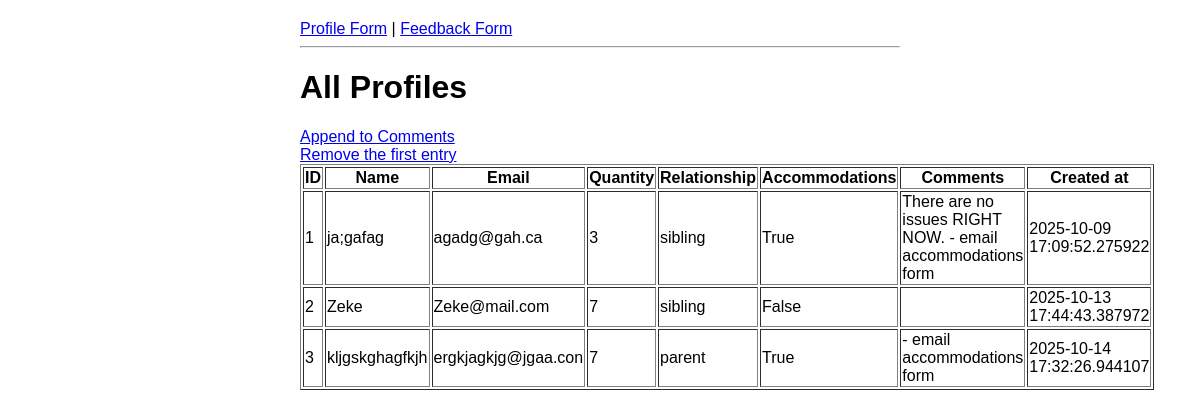
Before: /admin/profiles with the older database file.
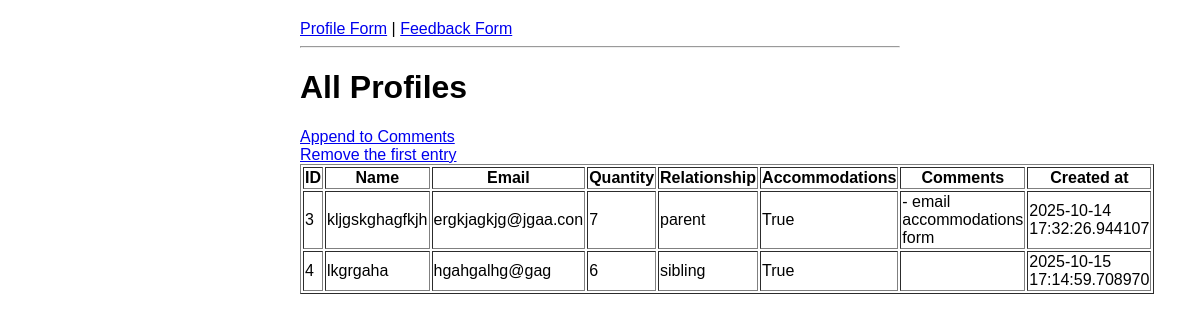
After: the same page with the newer database file.
### app.py (models this page shows)
class Profile(db.Model):
    id = db.Column(db.Integer, primary_key=True)
    name = db.Column(db.String(100), nullable=False)
    email = db.Column(db.String(100), nullable=False)
    quan = db.Column(db.Integer, nullable = False)
    comments = db.Column(db.Text)
    rel = db.Column(db.String(50), nullable=False)
    accommodations = db.Column(db.Boolean, default=False)
    created_at = db.Column(db.DateTime, default=datetime.now(timezone.utc))

### app.py (the view)
@app.route('/admin/profiles')
def admin_profiles():
    profiles = Profile.query.all()
    return render_template('admin_profiles.html', profiles = profiles)

### templates/Admin_profiles.html (shortened to what this page needs)
{% extends 'base.html' %}
{% block content %}
<h1>All Profiles</h1>
<a href = "{{ url_for('admin_profiles_appendComments') }}"> Append to Comments </a>
<br>
<a href = "{{ url_for('admin_profiles_deleteFirst') }}"> Remove the first entry </a>
<table class="table table-striped" border = "1">
    <tr>
        <th>ID</th>
        <th>Name</th>
        <th>Email</th>
        <th>Quantity</th>
        <th>Relationship</th>
        <th>Accommodations</th>
        <th>Comments</th>
        <th>Created at</th>
    </tr>
    {% for profile in profiles %}
    <tr>
        <td>{{ profile.id }}</td>
        <td> {{profile.name}} </td>
        <td> {{profile.email}} </td>
        <td>{{profile.quan}}</td>
        <td> {{profile.rel}} </td>
        <td>{{profile.accommodations}}</td>
        <td>{{profile.comments}}</td>
        <td>{{profile.created_at}}</td>
    </tr>
    {% endfor %}
</table>
{% endblock %}

### templates/base.html (shortened to what this page needs)
<!DOCTYPE html>
<html lang="en">
<head>
    <link rel="stylesheet" href="{{url_for('static', filename = 'style.css')}}">
</head>
<body>
    <nav>
        <a href="{{ url_for('profile') }}">Profile Form</a> |
        <a href="{{ url_for('feedback') }}">Feedback Form</a>
    </nav>
    <hr>
    {% block content %} {% endblock %}
</body>
</html>

### static/style.css (style rules this page uses)
body { font-family: Arial, sans-serif; max-width: 600px; margin: 0 auto; padding: 20px; }

Changed rows visible on the page:
removed Profile: id "1", name "ja;gafag", email "agadg@gah.ca", quan "3", rel "sibling", accommodations "True", comments "There are no issues RIGHT NOW. - email accommodations form", created_at "2025-10-09 17:09:52.275922"
removed Profile: id "2", name "Zeke", email "Zeke@mail.com", quan "7", rel "sibling", accommodations "False", created_at "2025-10-13 17:44:43.387972"
added Profile: id "4", name "lkgrgaha", email "hgahgalhg@gag", quan "6", rel "sibling", accommodations "True", created_at "2025-10-15 17:14:59.708970"
